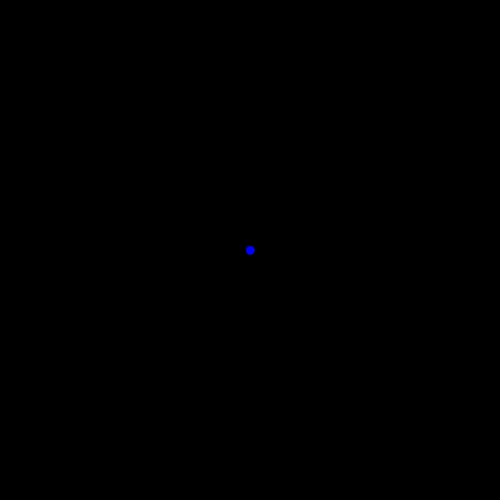
Frame 1 (no input)
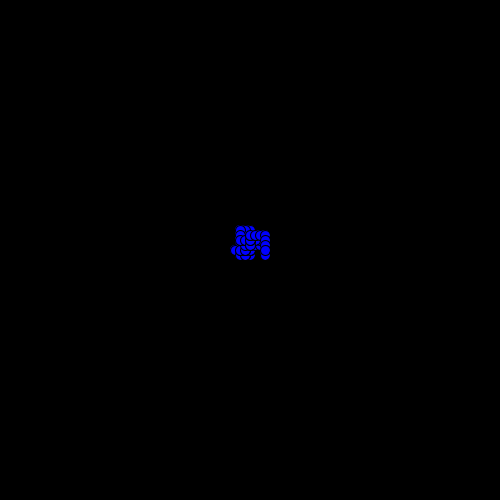
Frame 60 (the mouse pressed at the canvas centre just before this capture)
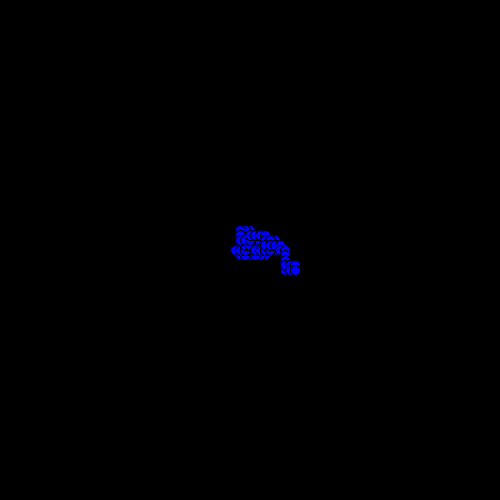
Frame 120 (the mouse held since frame 60 and released just before this capture)

The Processing sketch that drew these frames (run headless with seeded random() and noise(); from frame 60 on, the mouse is pressed at the canvas centre):

// Processing sketch: random_lines
// ── random_lines.pde
int posX= 250;
int posY= 250;


void setup() {
 size(500,500); 
 background(0);
}

void draw() {
  fill(0,0,255);
  ellipse(posX, posY,10,10);
  float direction = random(0,1);
  if((posX>0 && posX<500) &&
        (posY>0 && posY<500) ){
  if(direction<.25){
    posX=posX+5; 
  }
  
  else if(direction<.5){
    posX=posX-5; 
  }
  
  else if(direction<.75){
   posY=posY+5; 
  }
  
  else if(direction<1){
   posY=posY-5; 
  }
        }
}
